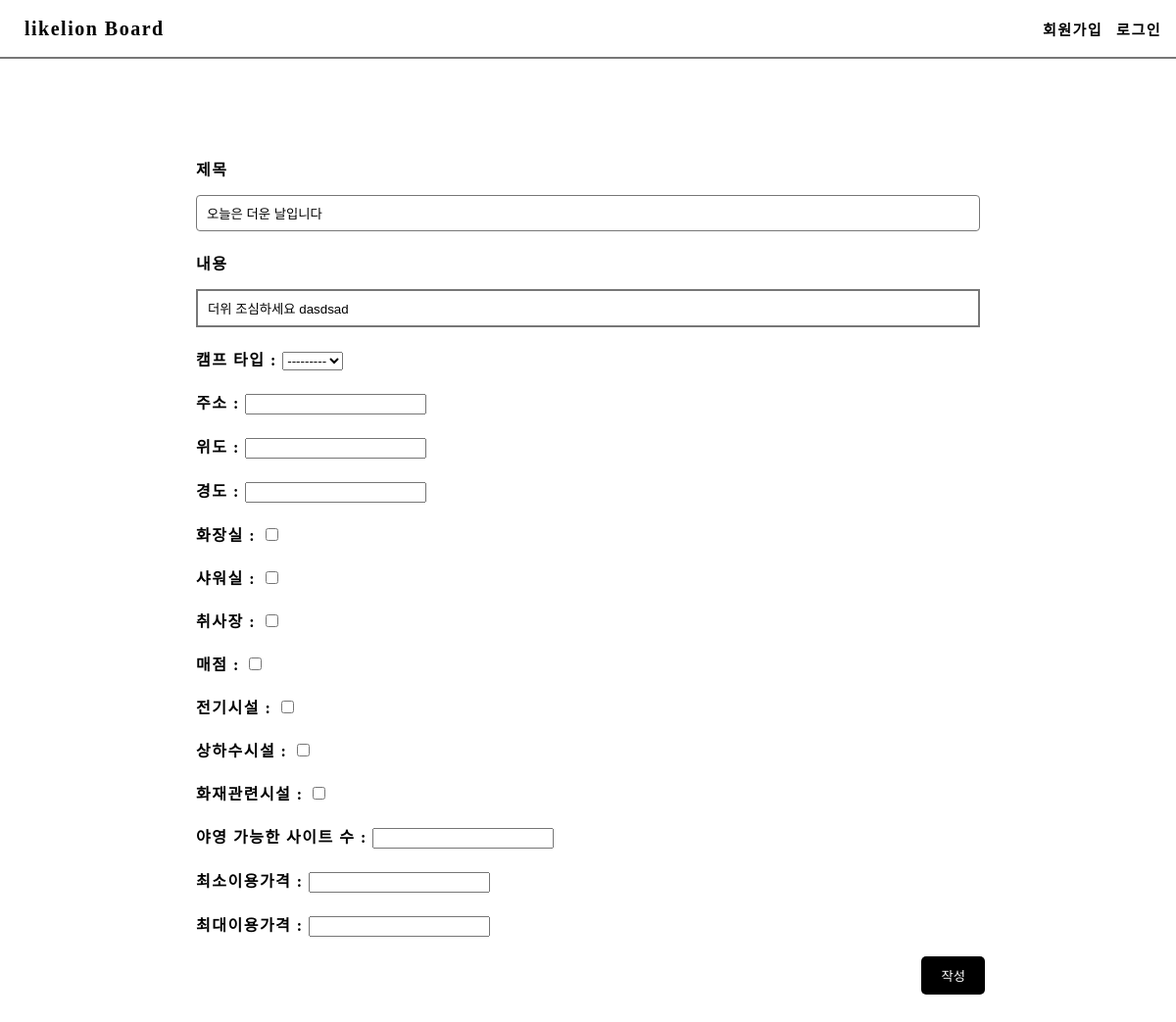
Page /update/3 on the committed database.
### board/models.py (models this page shows, shortened)
class Post(models.Model):
    author = models.ForeignKey(settings.AUTH_USER_MODEL,
                               on_delete=models.CASCADE,
                               null=True,
                               related_name="created_posts")
    title = models.CharField("제목", max_length=50)
    camp_type = models.CharField("캠프 타입", max_length=20,default = '')
    camp_type_choice = (
		('백패킹', 'back'),
        ('차박', 'car'),
        ('오토캠핑', 'auto'))
    camp_type = models.CharField("캠프 타입", max_length=20, choices=camp_type_choice)
    desc = models.TextField("내용")     #사진 포함. photo = models.ImageField("사진", blank=True)
    position_latitude = models.FloatField("위도", null=True, blank=True, default=None)
    position_longitude= models.FloatField("경도", null=True, blank=True, default=None)
    address=models.CharField("주소", max_length=200,default = '')
    facility_toilet = models.BooleanField("화장실", default=False)
    facility_showerroom = models.BooleanField("샤워실",default=False)
    facility_cookroom = models.BooleanField("취사장", default=False)
    facility_store = models.BooleanField("매점", default=False)
    facility_electric = models.BooleanField("전기시설", default=False)
    facility_water_sewage = models.BooleanField("상하수시설", default=False)
    facility_fire = models.BooleanField("화재관련시설", default=False)
    capacity = models.FloatField("야영 가능한 사이트 수", null=True, blank=True, default=None)
    price_min=models.FloatField("최소이용가격", null=True, blank=True, default=None)
    price_max=models.FloatField("최대이용가격", null=True, blank=True, default=None)
    like = models.ManyToManyField(settings.AUTH_USER_MODEL,
                                  related_name="liked_posts")
    create_at = models.DateTimeField('처음작성시각', default=timezone.now)

### board/views.py (the view)
# urls.py: path('update/<int:post_id>', update, name="update"),
def update(request, post_id):
    context = dict()
    if request.method == "POST":
        temp_form = PostForms(request.POST,
                              instance=Post.objects.get(id=post_id))
        if temp_form.is_valid():
            temp_form.save()
            return redirect('index')
        else:
            context["write_form"] = temp_form
            return render(request, 'write.html', context)
    else:
        context["write_form"] = PostForms(instance=Post.objects.get(
            id=post_id))
        return render(request, 'write.html', context)

### board/forms.py
class PostForms(ModelForm):
    def __init__(self, *args, **kwargs):
        super().__init__(*args, **kwargs)
        self.fields['title'].widget.attrs.update({
            'class': 'mytitle',
            'autocomplete': 'off',
            'placeholder': '제목을 입력해주세요'
        })
        self.fields['desc'].widget.attrs.update({
            'class': 'mydesc',
            'autocomplete': 'off',
            'placeholder': '내용을 입력해주세요'
        })
    class Meta:
        model = Post
        fields = [ 'title', 'desc', 'camp_type',
        'address','position_latitude','position_longitude',
        'facility_toilet','facility_showerroom','facility_cookroom',
        'facility_store','facility_electric','facility_water_sewage','facility_fire',
        'capacity','price_min','price_max']
        widgets = {'desc': SummernoteWidget()}

### board/templates/write.html (shortened to what this page needs)
{% extends 'base.html' %}
{% load static %}
{% block extrahead %}
    <link rel="stylesheet" href="{% static 'css/write.css' %}" type="text/css" />
{% endblock %}
{% block content %}
<form class="write_form" action="{% url 'create' %}" method="POST" enctype="multipart/form-data">
<div class="contianer">
    {% for field in write_form %}
        {% if field.label == "제목" %}
        <div class="row">
            <div class="fd_label">{{ field.label }}</div>
            <div class="field">{{ field }}</div>
        </div>
        {% elif field.label == "내용" %}
        <div class="row">
            <div class="fd_label">{{ field.label }}</div>
            <div class="field">{{ field }}</div>
        </div>
        {% else %}
        <div class="row">
            <a class="fd_label">{{ field.label }} : </a>
            <a class="field">{{ field }}</a>
        </div>
        {% endif %}
    {% endfor %}
    <button class="write_btn" type="submit">작성</button>
</form>
{%endblock%}

### basestatic/css/base.css (style rules this page uses)
html { font-size:10px; text-decoration: none; letter-spacing: 1.5px; }
body { margin:0; }
a,a:visited { color:inherit; text-decoration: none; }
* { box-sizing: border-box; }

### board/static/css/write.css (style rules this page uses)
.mytitle { border:none; background: none; border: 1px solid #777; padding:1rem; border-radius: 4px; width:100%; }
.mydesc { width:100%; resize:none; padding:10px; border: 2px solid #777; }
.fd_label { font-weight:bold; font-size:1.6rem; margin-bottom:1.5rem; }
.write_form { width:70%; margin:0 auto; margin-top:10rem; }
.row { margin: 20px; }
.write_btn { float:right; padding:1rem 2rem; border:none; background-color:black; color:white; margin-right:1.5rem; border-radius:0.5rem; margin-bottom:5rem; }

### rows in the picture
Post: write_form "오늘은 더운 날입니다", write_form "더위 조심하세요 dasdsad", write_form "---------"

### other values in the picture
{{ field.label }} "제목"
{{ field.label }} "내용"
{{ field.label }} "캠프 타입" "주소" "위도" "경도" "화장실" "샤워실" "취사장" "매점" "전기시설" "상하수시설" "화재관련시설" "야영 가능한 사이트 수" "최소이용가격" "최대이용가격"
